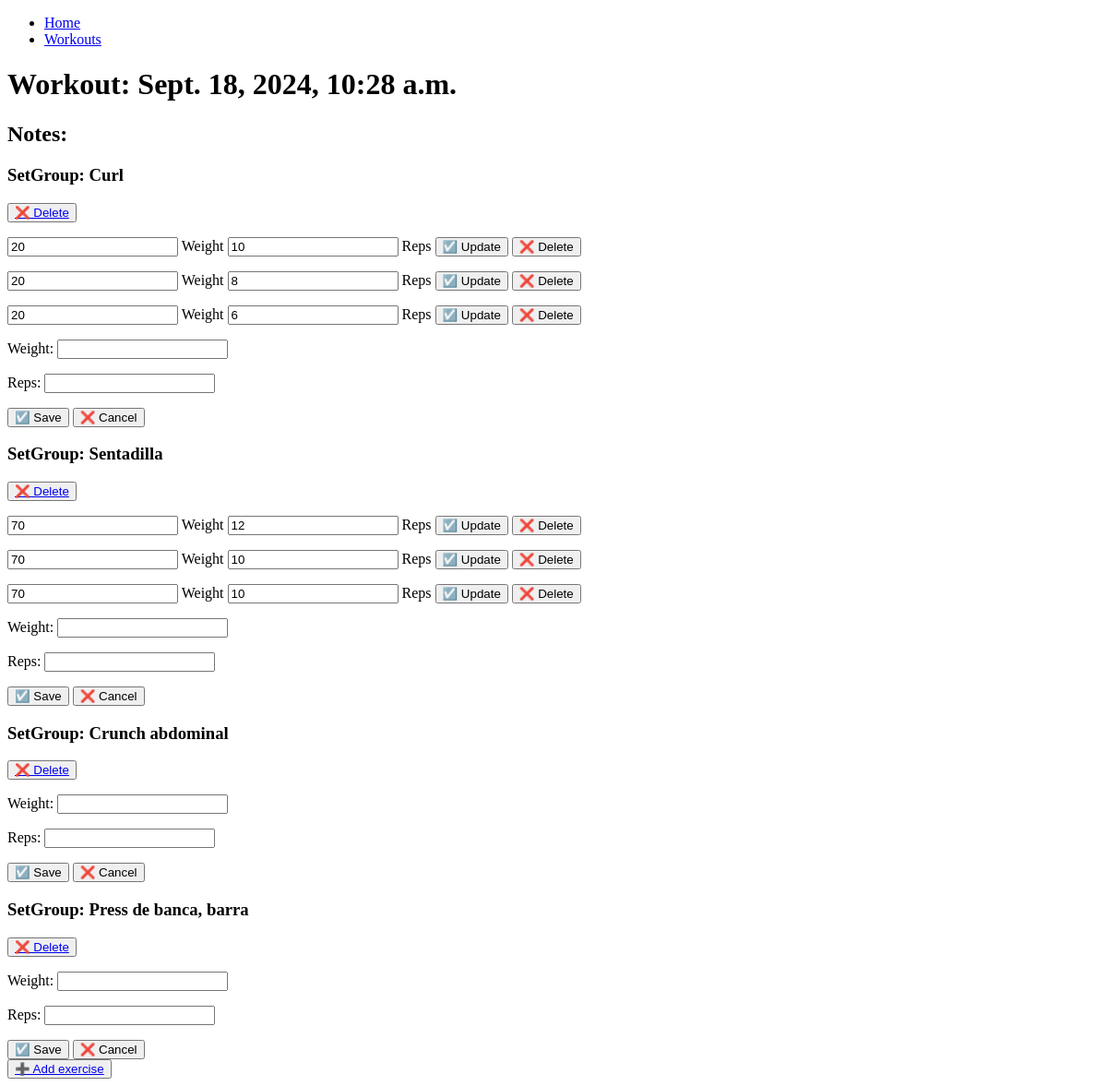
The app's page /workouts/1, older data.
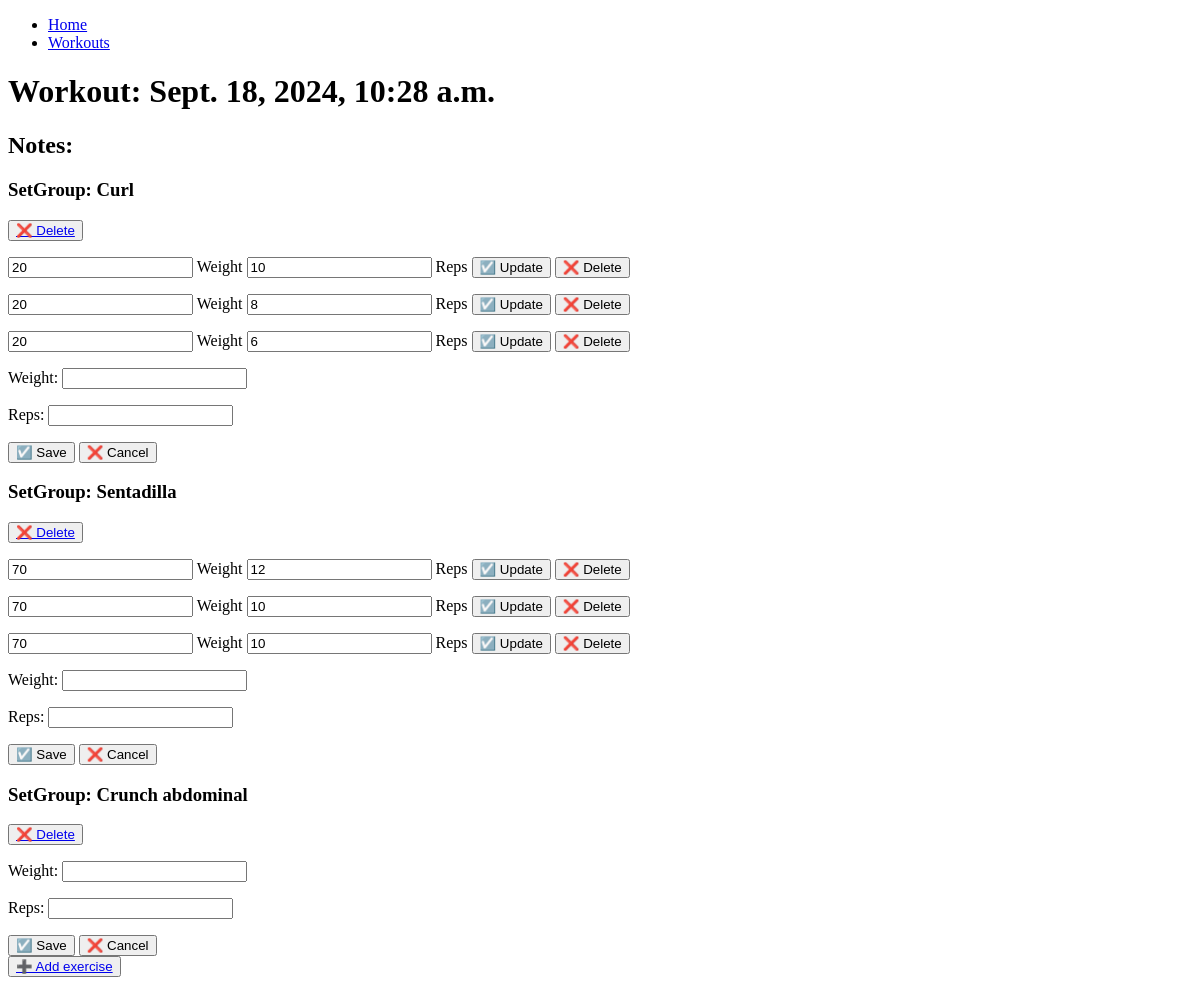
The same page, newer data.
### myapp/models.py (models this page shows, shortened)
class setgroup(models.Model):
    workout = models.ForeignKey('workout', on_delete=models.CASCADE)
    exercise = models.ForeignKey('exercise', on_delete=models.DO_NOTHING)
    superset = models.ForeignKey('superset', on_delete=models.DO_NOTHING, blank=True, null=True)
    order = models.IntegerField(default=1)
    notes = models.TextField(max_length=200, blank=True, null=True)
    class Meta:
        unique_together = ('workout', 'order')

class exercise(models.Model):
    WEIGHT_REPS = 'W_R'
    DISTANCE_TIME = 'D_T'
    WEIGHT_DISTANCE = 'W_D'
    WEIGHT_TIME = 'W_T'
    REPS_DISTANCE = 'R_D'
    REPS_TIME = 'R_T'
    WEIGHT = 'W'
    REPS = 'R'
    DISTANCE = 'D'
    TIME = 'T'
    EXERCISE_TYPE_CHOICES = (
        (WEIGHT_REPS, 'Weight and Reps'),
        (DISTANCE_TIME, 'Distance and Time'),
        (WEIGHT_DISTANCE, 'Weight and Distance'),
        (WEIGHT_TIME, 'Weight and Time'),
        (REPS_DISTANCE, 'Reps and Distance'),
        (REPS_TIME, 'Reps and Time'),
        (WEIGHT, 'Weight'),
        (REPS, 'Reps'),
        (DISTANCE, 'Distance'),
        (TIME, 'Time'),
    )
    muscle = models.ManyToManyField('muscle')
    name = models.CharField(unique=True, max_length=100)
    description = models.TextField(max_length=200, blank=True, null=True)
    type = models.CharField(max_length=3, choices=EXERCISE_TYPE_CHOICES, default=WEIGHT_REPS)
    active = models.BooleanField(default=True)

class set(models.Model):
    setgroup = models.ForeignKey('setgroup', on_delete=models.CASCADE, blank=True, null=True)
    reps = models.IntegerField(blank=True, null=True)
    weight = models.IntegerField(blank=True, null=True)
    time = models.IntegerField(blank=True, null=True)
    distance = models.FloatField(blank=True, null=True)
    rir = models.IntegerField(default=1)
    notes = models.TextField(max_length=200, blank=True, null=True)
    date = models.DateField(auto_now_add=True)

### myapp/views.py (the view)
# urls.py: path('workouts/<int:id>', views.workout_detail, name='workout_detail'),
def workout_detail(request, id):
    if request.method == 'POST':
        set.objects.create(
            setgroup_id=request.POST['setgroup_id'], reps=request.POST['reps'], weight=request.POST['weight']
        )
        print(request.POST)
        return redirect('workout_detail', id)
    elif request.method == 'GET':
        workout_object = workout.objects.get(id=id)
        order = setgroup.objects.filter(workout=workout_object).count() + 1
        return render(request, 'workouts/detail.html', {
            'workout': workout_object,
            'order': order,
            'set_form': CreateSetForm()
            })

### myapp/forms.py
class CreateSetForm(forms.ModelForm):
    class Meta:
        model = set
        fields = ['weight', 'reps']

### myapp/templates/workouts/detail.html (shortened to what this page needs)
{% extends 'layouts/base.html' %}
{% block content %}
<h1>Workout: {{workout.created_at}}</h1>
<h2>Notes: {{workout.notes}}</h2>
{% for setgroup in workout.setgroup_set.all %}
<h3>SetGroup: {{setgroup.exercise.name}}</h3>
<button><a href="{% url 'setgroup_delete' setgroup.id %}">❌ Delete</a></button>
{% for set in setgroup.set_set.all %}
<p>
    <input type="num" name="weight" value="{{set.weight}}">
    <label for="weight">Weight</label>
    <input type="num" name="reps" value="{{set.reps}}">
    <label for="reps">Reps</label>
    <button>☑️ Update</a></button>
    <button>❌ Delete</a></button>
</p>
{% endfor %}
<form method="post">
    {{ set_form.as_p }}
    <button name="submit_set" type="submit">☑️ Save </button>
    <button>❌ Cancel </a></button>
</form>
{% endfor %}
<button><a href="{% url 'create_setgroup' workout.id order %}">➕ Add exercise</a></button>
{% endblock content %}

Row changes from the older to the newer data that the page shows:
removed setgroup: exercise.name "Press de banca, barra"
